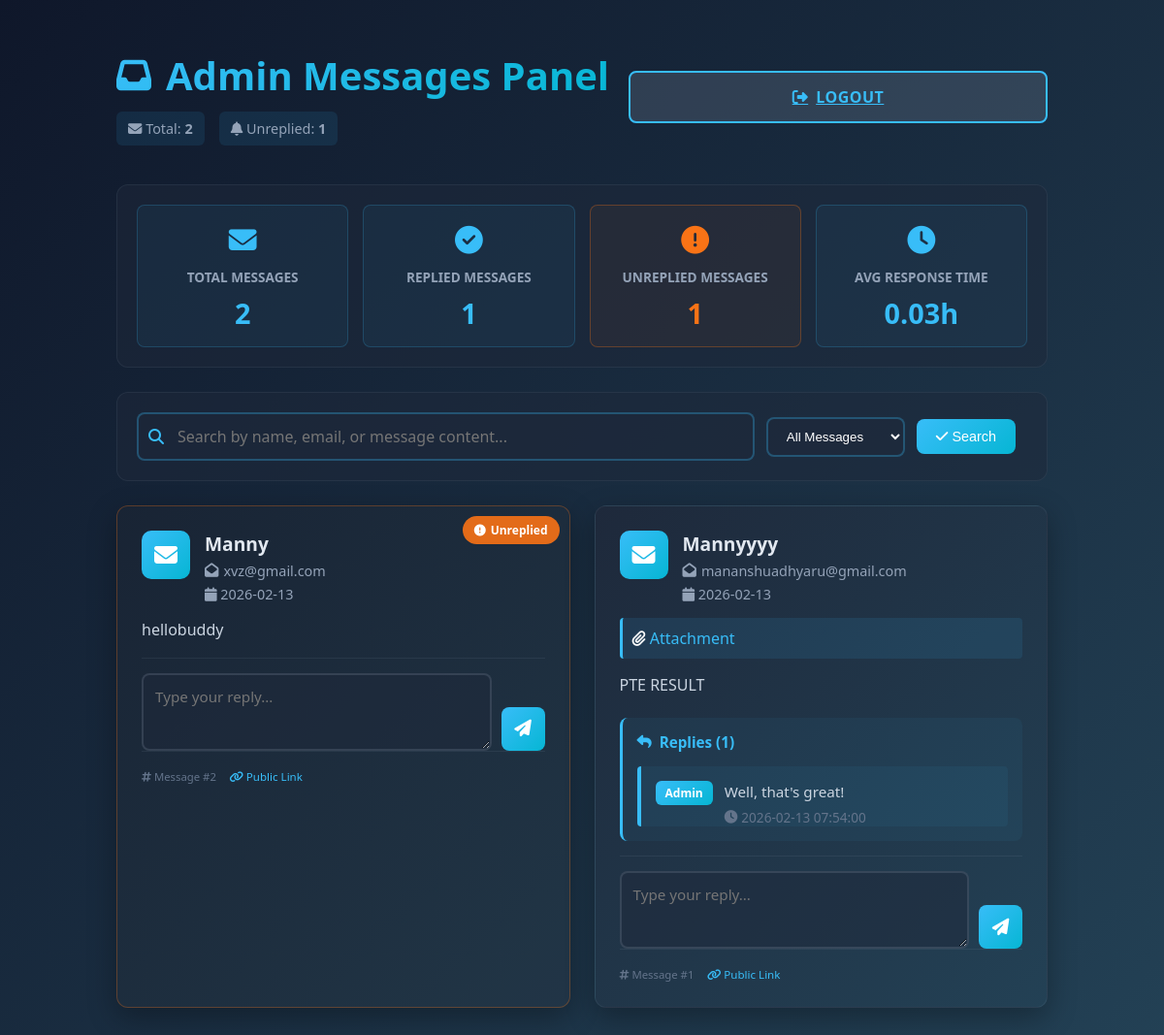
The page /messages (signed in) on the database its author committed.
### tables this page shows
CREATE TABLE messages (
            id INTEGER PRIMARY KEY AUTOINCREMENT,
            name TEXT NOT NULL,
            email TEXT NOT NULL,
            message TEXT NOT NULL,
            token TEXT UNIQUE NOT NULL,
            file_path TEXT,
            created_at TIMESTAMP DEFAULT CURRENT_TIMESTAMP
        );

CREATE TABLE replies (
            id INTEGER PRIMARY KEY AUTOINCREMENT,
            message_id INTEGER NOT NULL,
            reply_text TEXT NOT NULL,
            created_at TIMESTAMP DEFAULT CURRENT_TIMESTAMP,
            FOREIGN KEY (message_id) REFERENCES messages(id) ON DELETE CASCADE
        );

### app.py (the view)
@app.route("/messages")
def messages():
    if not session.get("admin"):
        return redirect("/login")
    conn = connect_db()
    cursor = conn.cursor()
    search_query = request.args.get("search", "").strip()
    filter_type = request.args.get("filter", "all")  # all, replied, unreplied
    query = "SELECT * FROM messages"
    params = []
    if search_query:
        query += " WHERE (name LIKE ? OR email LIKE ? OR message LIKE ?)"
        search_param = f"%{search_query}%"
        params = [search_param, search_param, search_param]
    query += " ORDER BY id DESC"
    cursor.execute(query, params)
    messages_data = cursor.fetchall()
    messages_with_replies = []
    unreplied_count = 0
    for msg in messages_data:
        cursor.execute("SELECT reply_text, created_at FROM replies WHERE message_id = ? ORDER BY created_at ASC", (msg[0],))
        replies = cursor.fetchall()
        msg_dict = {
            'id': msg[0],
            'name': msg[1],
            'email': msg[2],
            'message': msg[3],
            'token': msg[4],
            'file_path': msg[5],
            'created_at': msg[6] if len(msg) > 6 else None,
            'replies': replies,
            'has_replies': len(replies) > 0
        }
        if filter_type == "replied" and not msg_dict['has_replies']:
            continue
        if filter_type == "unreplied" and msg_dict['has_replies']:
            continue
        if not msg_dict['has_replies']:
            unreplied_count += 1
        messages_with_replies.append(msg_dict)
    conn.close()
    return render_template("messages.html", messages=messages_with_replies, unreplied_count=unreplied_count,
                         search_query=search_query, filter_type=filter_type)

### app.py (called while the page is built)
def connect_db():
    return sqlite3.connect(DB_PATH)

### templates/messages.html (shortened to what this page needs)
<!DOCTYPE html>
<html lang="en">
<head>
    <link rel="stylesheet" href="https://cdnjs.cloudflare.com/ajax/libs/font-awesome/6.4.0/css/all.min.css">
    <link rel="stylesheet" href="/static/style.css">
</head>
<body>
    <div class="messages-container">
        <div class="messages-header">
            <div class="header-content">
                <h2><i class="fas fa-inbox"></i> Admin Messages Panel</h2>
                <div class="header-stats">
                    <span class="stat-item">
                        <i class="fas fa-envelope"></i>
                        Total: <strong>{{ messages|length }}</strong>
                    </span>
                    <span class="stat-item unreplied-badge">
                        <i class="fas fa-bell"></i>
                        Unreplied: <strong>{{ unreplied_count }}</strong>
                    </span>
                </div>
            </div>
            <a href="/logout" class="btn btn-secondary">
                <i class="fas fa-sign-out-alt"></i>
                Logout
            </a>
        </div>
        <div class="analytics-dashboard" id="analytics">
        </div>
        <div class="search-filter-section">
            <form method="GET" action="/messages" class="search-form">
                <div class="search-input-group">
                    <i class="fas fa-search"></i>
                    <input type="text" name="search" placeholder="Search by name, email, or message content..."
                        value="{{ search_query }}" class="search-input">
                </div>
                <select name="filter" class="filter-select" onchange="this.form.submit()">
                    <option value="all" {% if filter_type=='all' %}selected{% endif %}>All Messages</option>
                </select>
                <button type="submit" class="btn-search"><i class="fas fa-check"></i> Search</button>
            </form>
        </div>
        {% if messages %}
        <div class="messages-grid">
            {% for msg in messages %}
            <div class="message-card {% if not msg.has_replies %}unreplied{% endif %}">
                {% if not msg.has_replies %}
                <div class="unreplied-indicator" title="No replies yet">
                    <i class="fas fa-exclamation-circle"></i> Unreplied
                </div>
                {% endif %}
                <div class="message-header">
                    <div class="message-avatar">
                        <i class="fas fa-envelope"></i>
                    </div>
                    <div class="message-meta">
                        <h3>{{ msg.name }}</h3>
                        <p class="message-email"><i class="fas fa-envelope-open"></i> {{ msg.email }}</p>
                        <p class="message-date"><i class="fas fa-calendar"></i> {{ msg.created_at[:10] }}</p>
                    </div>
                </div>
                {% if msg.file_path %}
                <div class="message-file">
                    <i class="fas fa-paperclip"></i>
                    <a href="{{ url_for('download_file', filename=msg.file_path) }}" target="_blank">
                        Attachment
                    </a>
                </div>
                {% endif %}
                <div class="message-body">
                    <p>{{ msg.message }}</p>
                </div>
                {% if msg.replies %}
                <div class="replies-section">
                    <div class="replies-header">
                        <i class="fas fa-reply"></i> Replies ({{ msg.replies|length }})
                    </div>
                    {% for reply in msg.replies %}
                    <div class="reply-item">
                        <div class="reply-badge">Admin</div>
                        <div class="reply-content">
                            <p>{{ reply[0] }}</p>
                            <small class="reply-time">
                                <i class="fas fa-clock"></i> {{ reply[1] }}
                            </small>
                        </div>
                    </div>
                    {% endfor %}
                </div>
                {% endif %}
                <form method="POST" action="/reply/{{ msg.id }}" class="reply-form">
                    <div class="reply-input-group">
                        <textarea name="reply_text" placeholder="Type your reply..." maxlength="500"
                            required></textarea>
                        <button type="submit" class="btn-reply">
                            <i class="fas fa-paper-plane"></i>
                        </button>
                    </div>
                </form>
                <div class="message-footer">
                    <small><i class="fas fa-hashtag"></i> Message #{{ msg.id }}</small>
                    <a href="/message/{{ msg.token }}" target="_blank" class="view-public-link">
                        <i class="fas fa-link"></i> Public Link
                    </a>
                </div>
            </div>
            {% endfor %}
        </div>
        {% endif %}
    </div>
</body>
</html>

### rows shown on the page
messages: shows "Unreplied", name "Manny", email "xvz@gmail.com", created_at "2026-02-13", message "hellobuddy", id "2"
messages: name "Mannyyyy", email "mananshuadhyaru@gmail.com", created_at "2026-02-13", message "PTE RESULT", replies|length "1", id "1"
replies: reply_text "Well, that's great!", created_at "2026-02-13 07:54:00"

### other values the page prints
{{ messages|length }} "2"
{{ unreplied_count }} "1"
